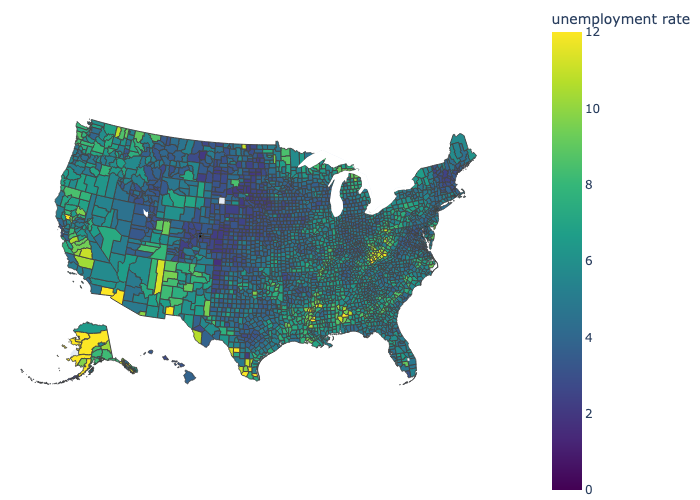

This chart was generated by the following Python code:
#================================================================
# This script creates an interactive map using Plotly.
#================================================================

# Reference: https://plotly.com/python/choropleth-maps/ 

#---------------------------------------------------------------
# Step 1 - Read the GeoJSON data from the URL 
#---------------------------------------------------------------
from urllib.request import urlopen # To read the data from the URL
import json # To read the data in JSON format 
# Read the GeoJSON data from the URL
with urlopen('https://raw.githubusercontent.com/plotly/datasets/master/geojson-counties-fips.json') as response:
    counties = json.load(response)

#---------------------------------------------------------------
# Read the unemployment data from CSV file
#---------------------------------------------------------------
import pandas as pd
df = pd.read_csv("https://raw.githubusercontent.com/plotly/datasets/master/fips-unemp-16.csv", dtype={"fips": str})    

#---------------------------------------------------------------
# Step 3 - Create the map
#---------------------------------------------------------------
import plotly.express as px
import plotly.io as pio
import kaleido # This package is required to save the map as a static image
fig = px.choropleth(df, geojson=counties, locations='fips', color='unemp',
                           color_continuous_scale="Viridis",
                           range_color=(0, 12),
                           scope="usa", # The scope of the map 
                           labels={'unemp':'unemployment rate'}
                          )
fig.update_layout(margin={"r":0,"t":0,"l":0,"b":0})
fig.show()

#---------------------------------------------------------------
# Step 4 - Save the map as a static image
#---------------------------------------------------------------
# Save the map as a static image
pio.write_image(fig, 'first-interactive-map-plotly.png') 
